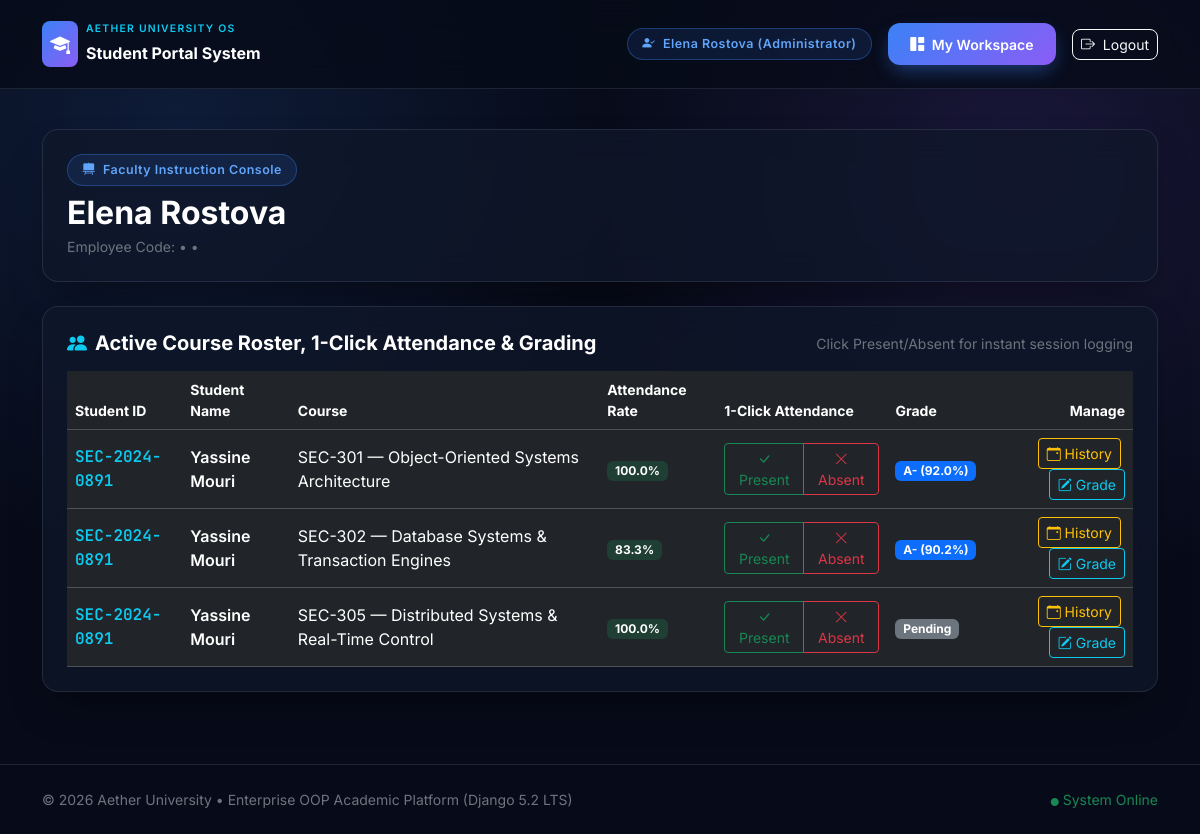
Before: /instructor/dashboard/ (signed in) with the older database file.
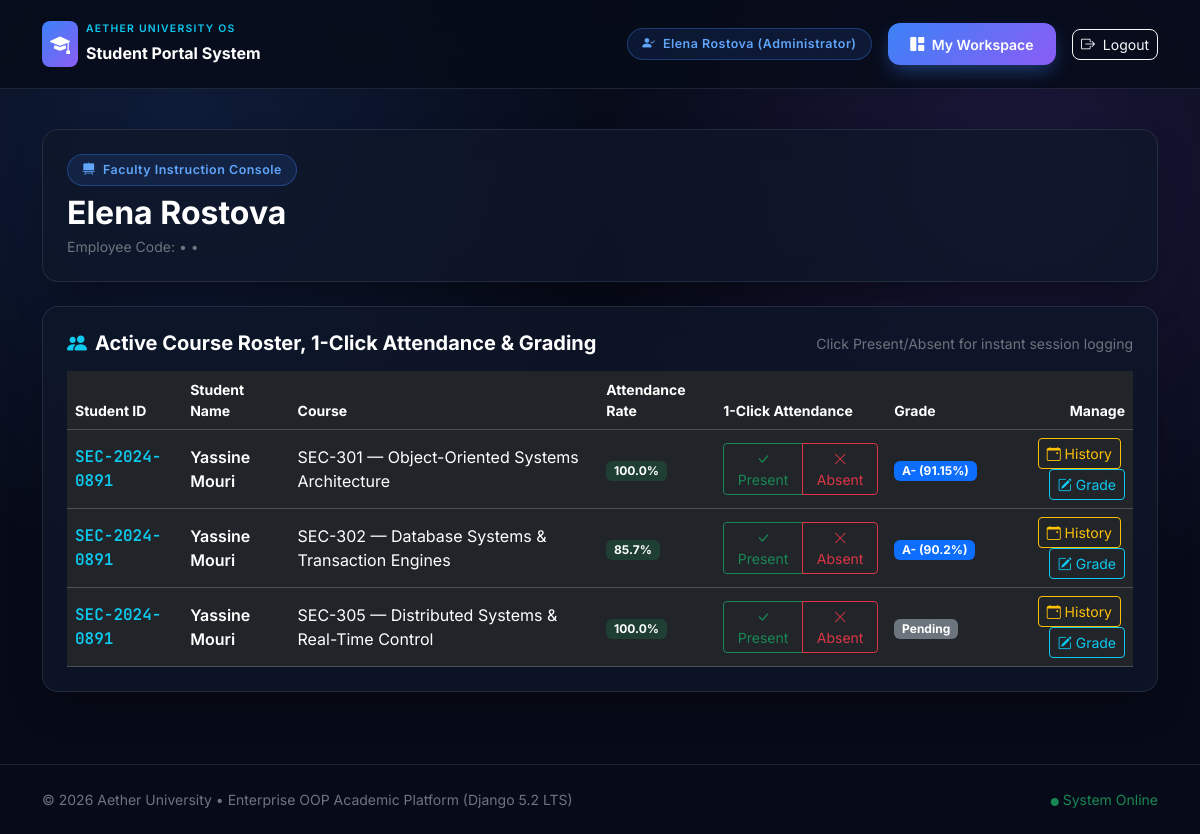
After: the same page with the newer database file.
### apps/academics/models.py (models this page shows, shortened)
class Enrollment(TimeStampedModel):
    class Status(models.TextChoices):
        ENROLLED = 'ENROLLED', 'Enrolled'
        COMPLETED = 'COMPLETED', 'Completed'
        WITHDRAWN = 'WITHDRAWN', 'Withdrawn'
    student = models.ForeignKey(
        'accounts.Student',
        on_delete=models.CASCADE,
        related_name='enrollments',
    )
    course = models.ForeignKey(
        Course,
        on_delete=models.CASCADE,
        related_name='enrollments',
    )
    semester = models.ForeignKey(
        AcademicSemester,
        on_delete=models.CASCADE,
        related_name='enrollments',
    )
    status = models.CharField(
        max_length=15,
        choices=Status.choices,
        default=Status.ENROLLED,
    )
    class Meta:
        unique_together = ('student', 'course', 'semester')
    def course_attendance_percentage(self) -> float:
        with connection.cursor() as cursor:
            cursor.execute(
                """
                SELECT
                    COALESCE(
                        ROUND(
                            100.0 * SUM(CASE WHEN status IN ('PRESENT', 'LATE', 'EXCUSED') THEN 1 ELSE 0 END)
                            / NULLIF(COUNT(id), 0),
                            1
                        ),
                        100.0
                    )
                FROM academics_attendance
                WHERE enrollment_id = %s
                """,
                [self.id],
            )
            return float(cursor.fetchone()[0])

class Grade(TimeStampedModel):
    enrollment = models.OneToOneField(
        Enrollment,
        on_delete=models.CASCADE,
        related_name='grade',
    )
    assignment_score = models.FloatField(default=0.0)
    midterm_score = models.FloatField(default=0.0)
    final_exam_score = models.FloatField(default=0.0)
    total_percentage = models.FloatField(default=0.0, editable=False)
    letter_grade = models.CharField(max_length=4, default='F', editable=False)
    grade_points = models.FloatField(default=0.0, editable=False)

class Course(TimeStampedModel):
    code = models.CharField(max_length=20, unique=True)
    title = models.CharField(max_length=140)
    description = models.TextField(blank=True)
    credits = models.PositiveSmallIntegerField(default=4)
    max_capacity = models.PositiveSmallIntegerField(default=35)
    department = models.ForeignKey(
        Department,
        on_delete=models.CASCADE,
        related_name='courses',
    )
    instructor = models.ForeignKey(
        'accounts.Instructor',
        on_delete=models.SET_NULL,
        null=True,
        blank=True,
        related_name='assigned_courses',
    )
    semester = models.ForeignKey(
        AcademicSemester,
        on_delete=models.CASCADE,
        related_name='courses',
    )
    prerequisite = models.ForeignKey(
        'self',
        on_delete=models.SET_NULL,
        null=True,
        blank=True,
        related_name='dependent_courses',
    )
    schedule_days = models.CharField(max_length=50, default='Mon / Wed')
    schedule_time = models.CharField(max_length=50, default='09:00 - 10:30')
    room_number = models.CharField(max_length=30, default='Lab A-304')

### apps/accounts/models.py (models this page shows, shortened)
class TimeStampedModel(models.Model):
    created_at = models.DateTimeField(auto_now_add=True)
    updated_at = models.DateTimeField(auto_now=True)
    class Meta:
        abstract = True

class Student(TimeStampedModel):
    class AcademicStatus(models.TextChoices):
        GOOD_STANDING = 'GOOD_STANDING', 'Good Standing'
        HONORS = 'HONORS', 'Dean’s Honors List'
        PROBATION = 'PROBATION', 'Academic Probation'
    user = models.OneToOneField(
        User,
        on_delete=models.CASCADE,
        related_name='student_profile',
    )
    student_id = models.CharField(max_length=25, unique=True)
    department = models.ForeignKey(
        'academics.Department',
        on_delete=models.PROTECT,
        related_name='students',
    )
    current_semester_number = models.PositiveSmallIntegerField(default=1)
    admission_year = models.PositiveIntegerField(default=2026)
    academic_status = models.CharField(
        max_length=20,
        choices=AcademicStatus.choices,
        default=AcademicStatus.GOOD_STANDING,
    )

class User(AbstractUser):
    class Role(models.TextChoices):
        STUDENT = 'STUDENT', 'Student'
        INSTRUCTOR = 'INSTRUCTOR', 'Instructor'
        ADMINISTRATOR = 'ADMINISTRATOR', 'Administrator'
    role = models.CharField(
        max_length=20,
        choices=Role.choices,
        default=Role.STUDENT,
    )
    phone_number = models.CharField(max_length=25, blank=True)
    avatar = models.ImageField(upload_to='avatars/', blank=True, null=True)
    def get_full_display_name(self) -> str:
        full_name = f"{self.first_name} {self.last_name}".strip()
        return full_name if full_name else self.username
    def get_dashboard_url(self) -> str:
        if self.role == self.Role.ADMINISTRATOR or self.is_superuser:
            return reverse('admin_dashboard')
        if self.role == self.Role.INSTRUCTOR:
            return reverse('instructor_dashboard')
        return reverse('student_dashboard')
    @property
    def is_administrator(self) -> bool:
        return self.role == self.Role.ADMINISTRATOR or self.is_superuser

### apps/accounts/views.py (the view)
# urls.py: path('instructor/dashboard/', account_views.instructor_dashboard_view, name='instructor_dashboard'),
@login_required(login_url='login')
def instructor_dashboard_view(request):
    instructor = Instructor.objects.select_related('user', 'department').filter(user=request.user).first()
    if not instructor and not request.user.is_administrator:
        messages.warning(request, 'Access restricted to faculty members.')
        return redirect(request.user.get_dashboard_url())
    assigned_courses = (
        Course.objects.filter(instructor=instructor)
        .select_related('semester', 'department')
        .prefetch_related('enrollments__student__user', 'enrollments__grade')
    ) if instructor else Course.objects.all()
    enrollments = Enrollment.objects.filter(
        course__in=assigned_courses,
        status=Enrollment.Status.ENROLLED,
    ).select_related('student__user', 'course', 'grade')
    context = {
        'instructor': instructor,
        'assigned_courses': assigned_courses,
        'enrollments': enrollments,
        'total_students_taught': enrollments.count(),
        'total_courses': assigned_courses.count(),
    }
    return render(request, 'instructors/dashboard.html', context)

### templates/instructors/dashboard.html (shortened to what this page needs)
{% extends 'base.html' %}
{% block content %}
<div class="container py-4">
    <div class="glass-card p-4 mb-4">
        <span class="badge-pill-glow mb-2 d-inline-block">
            <i class="bi bi-easel2-fill me-1"></i> Faculty Instruction Console
        </span>
        <h2 class="fw-bold text-white mb-1">{{ instructor.academic_title }} {{ request.user.get_full_display_name }}</h2>
        <p class="text-secondary small mb-0">
            Employee Code:  • {{ instructor.department.name }} • {{ instructor.office_location }}
        </p>
    </div>
    <div class="glass-card p-4">
        <div class="d-flex flex-column flex-md-row justify-content-between align-items-md-center mb-3">
            <h5 class="fw-bold text-white mb-0">
                <i class="bi bi-people-fill text-info me-2"></i>Active Course Roster, 1-Click Attendance &amp; Grading
            </h5>
            <span class="small text-secondary">Click Present/Absent for instant session logging</span>
        </div>
        <div class="table-responsive">
            <table class="table table-dark table-hover align-middle mb-0">
                <thead class="text-secondary small">
                    <tr>
                        <th>Student ID</th>
                        <th>Student Name</th>
                        <th>Course</th>
                        <th>Attendance Rate</th>
                        <th>1-Click Attendance</th>
                        <th>Grade</th>
                        <th class="text-end">Manage</th>
                    </tr>
                </thead>
                <tbody>
                    {% for enroll in enrollments %}
                    <tr>
                        <td class="text-info fw-semibold" style="font-family: 'JetBrains Mono', monospace;">{{ enroll.student.student_id }}</td>
                        <td class="fw-semibold text-white">{{ enroll.student.user.get_full_display_name }}</td>
                        <td>{{ enroll.course.code }} — {{ enroll.course.title }}</td>
                        <td>
                            <span class="badge {% if enroll.course_attendance_percentage < 75 %}bg-danger{% else %}bg-success{% endif %} bg-opacity-25 text-white">
                                {{ enroll.course_attendance_percentage }}%
                            </span>
                        </td>
                        <td>
                            <div class="btn-group btn-group-sm" role="group">
                                <a href="{% url 'quick_attendance' enroll.id 'PRESENT' %}" class="btn btn-outline-success">
                                    <i class="bi bi-check-lg"></i> Present
                                </a>
                                <a href="{% url 'quick_attendance' enroll.id 'ABSENT' %}" class="btn btn-outline-danger">
                                    <i class="bi bi-x-lg"></i> Absent
                                </a>
                            </div>
                        </td>
                        <td>
                            {% if enroll.grade %}
                                <span class="badge bg-primary">{{ enroll.grade.letter_grade }} ({{ enroll.grade.total_percentage }}%)</span>
                            {% else %}
                                <span class="badge bg-secondary">Pending</span>
                            {% endif %}
                        </td>
                        <td class="text-end">
                            <a href="{% url 'instructor_attendance' enroll.id %}" class="btn btn-outline-warning btn-sm me-1">
                                <i class="bi bi-calendar-event"></i> History
                            </a>
                            <a href="{% url 'instructor_grade' enroll.id %}" class="btn btn-outline-info btn-sm">
                                <i class="bi bi-pencil-square"></i> Grade
                            </a>
                        </td>
                    </tr>
                    {% endfor %}
                </tbody>
            </table>
        </div>
    </div>
</div>
{% endblock %}

Changed rows visible on the page:
changed through a linked row, Enrollment "SEC-301": grade.total_percentage "92.0" → "91.15"
computed for Enrollment "SEC-302": course_attendance_percentage "83.3" → "85.7"
